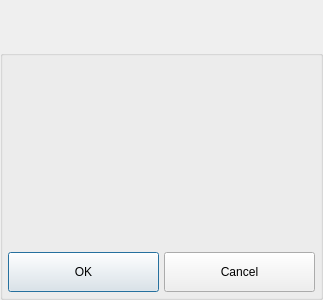
<?xml version="1.0" encoding="UTF-8"?>
<ui version="4.0">
 <class>MessageBoxDialogClass</class>
 <widget class="QDialog" name="MessageBoxDialogClass">
  <property name="geometry">
   <rect>
    <x>0</x>
    <y>0</y>
    <width>323</width>
    <height>300</height>
   </rect>
  </property>
  <property name="sizePolicy">
   <sizepolicy hsizetype="Expanding" vsizetype="Expanding">
    <horstretch>0</horstretch>
    <verstretch>0</verstretch>
   </sizepolicy>
  </property>
  <property name="minimumSize">
   <size>
    <width>0</width>
    <height>0</height>
   </size>
  </property>
  <property name="maximumSize">
   <size>
    <width>16777215</width>
    <height>16777215</height>
   </size>
  </property>
  <property name="windowTitle">
   <string>Dialog</string>
  </property>
  <property name="styleSheet">
   <string notr="true"/>
  </property>
  <layout class="QVBoxLayout" name="verticalLayout_2">
   <property name="spacing">
    <number>0</number>
   </property>
   <property name="leftMargin">
    <number>0</number>
   </property>
   <property name="topMargin">
    <number>0</number>
   </property>
   <property name="rightMargin">
    <number>0</number>
   </property>
   <property name="bottomMargin">
    <number>0</number>
   </property>
   <item>
    <widget class="TitleBarWidget" name="m_TitleBarWidget" native="true">
     <property name="sizePolicy">
      <sizepolicy hsizetype="Preferred" vsizetype="Preferred">
       <horstretch>0</horstretch>
       <verstretch>0</verstretch>
      </sizepolicy>
     </property>
     <property name="minimumSize">
      <size>
       <width>0</width>
       <height>50</height>
      </size>
     </property>
     <property name="maximumSize">
      <size>
       <width>16777215</width>
       <height>130</height>
      </size>
     </property>
    </widget>
   </item>
   <item>
    <widget class="QGroupBox" name="DialogItemsGroupBox">
     <property name="sizePolicy">
      <sizepolicy hsizetype="Expanding" vsizetype="Expanding">
       <horstretch>0</horstretch>
       <verstretch>0</verstretch>
      </sizepolicy>
     </property>
     <property name="title">
      <string/>
     </property>
     <layout class="QVBoxLayout" name="verticalLayout">
      <property name="spacing">
       <number>5</number>
      </property>
      <property name="leftMargin">
       <number>5</number>
      </property>
      <property name="topMargin">
       <number>5</number>
      </property>
      <property name="rightMargin">
       <number>5</number>
      </property>
      <property name="bottomMargin">
       <number>5</number>
      </property>
      <item>
       <widget class="QLabel" name="m_StatusLabel">
        <property name="text">
         <string notr="true"/>
        </property>
       </widget>
      </item>
      <item>
       <spacer name="verticalSpacer_2">
        <property name="orientation">
         <enum>Qt::Vertical</enum>
        </property>
        <property name="sizeHint" stdset="0">
         <size>
          <width>20</width>
          <height>40</height>
         </size>
        </property>
       </spacer>
      </item>
      <item>
       <widget class="QLabel" name="m_BodyTextLabel">
        <property name="sizePolicy">
         <sizepolicy hsizetype="Preferred" vsizetype="Expanding">
          <horstretch>0</horstretch>
          <verstretch>0</verstretch>
         </sizepolicy>
        </property>
        <property name="font">
         <font>
          <pointsize>10</pointsize>
         </font>
        </property>
        <property name="text">
         <string/>
        </property>
        <property name="alignment">
         <set>Qt::AlignCenter</set>
        </property>
        <property name="wordWrap">
         <bool>true</bool>
        </property>
       </widget>
      </item>
      <item>
       <spacer name="verticalSpacer">
        <property name="orientation">
         <enum>Qt::Vertical</enum>
        </property>
        <property name="sizeHint" stdset="0">
         <size>
          <width>20</width>
          <height>40</height>
         </size>
        </property>
       </spacer>
      </item>
      <item>
       <layout class="QHBoxLayout" name="horizontalLayout_5">
        <item>
         <widget class="QPushButton" name="m_OkButton">
          <property name="minimumSize">
           <size>
            <width>0</width>
            <height>40</height>
           </size>
          </property>
          <property name="text">
           <string>OK</string>
          </property>
         </widget>
        </item>
        <item>
         <widget class="QPushButton" name="m_CancelButton">
          <property name="minimumSize">
           <size>
            <width>0</width>
            <height>40</height>
           </size>
          </property>
          <property name="text">
           <string>Cancel</string>
          </property>
         </widget>
        </item>
       </layout>
      </item>
     </layout>
    </widget>
   </item>
   <item>
    <widget class="BottomBarWidget" name="m_BottomBarWidget" native="true">
     <property name="sizePolicy">
      <sizepolicy hsizetype="Expanding" vsizetype="Minimum">
       <horstretch>0</horstretch>
       <verstretch>0</verstretch>
      </sizepolicy>
     </property>
     <property name="minimumSize">
      <size>
       <width>30</width>
       <height>0</height>
      </size>
     </property>
     <property name="autoFillBackground">
      <bool>true</bool>
     </property>
    </widget>
   </item>
  </layout>
 </widget>
 <customwidgets>
  <customwidget>
   <class>TitleBarWidget</class>
   <extends>QWidget</extends>
   <header>TitleBarWidget.h</header>
   <container>1</container>
  </customwidget>
  <customwidget>
   <class>BottomBarWidget</class>
   <extends>QWidget</extends>
   <header location="global">BottomBarWidget.h</header>
   <container>1</container>
  </customwidget>
 </customwidgets>
 <resources/>
 <connections/>
</ui>
